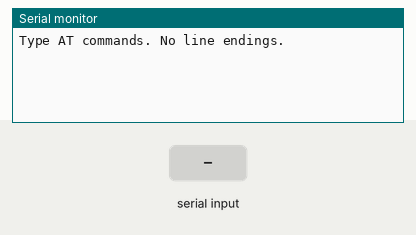
Bench run of a sketch on a simulated Arduino Uno, built with avr-gcc and run on an emulated ATmega328P. Parts: the last lines printed to the serial monitor. The test bench sets the inputs (shaded band).

Above: at 1.2 s.
1.3 s: "1" received over the second serial link
At 2.5 s:
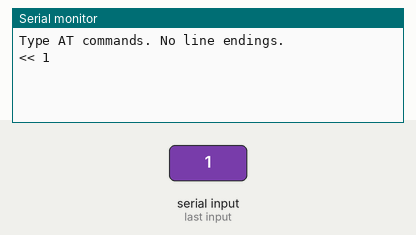
2.8 s: "0" received over the second serial link
At 3.8 s:
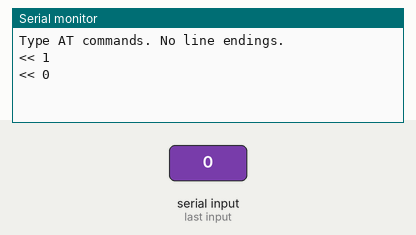

Measured:
- after the input at 1.3 s, the serial monitor: prints a new line at once (image 1)
- after the input at 2.8 s, the serial monitor: prints a new line at once (image 2)

The sketch:

hm_10_ping.ino
```cpp
#include <SoftwareSerial.h>
SoftwareSerial hm10(2, 3); // RX, TX

void setup() {
  Serial.begin(9600);
  hm10.begin(9600);

  Serial.println("Type AT commands. No line endings.");
}

void loop() {
  // PC -> HM-10
  while (Serial.available()) {
    hm10.write(Serial.read());
  }

  // HM-10 -> PC
  while (hm10.available()) {
    Serial.print("<< ");
    Serial.write(hm10.read());
    Serial.println("");
  }
}
```
